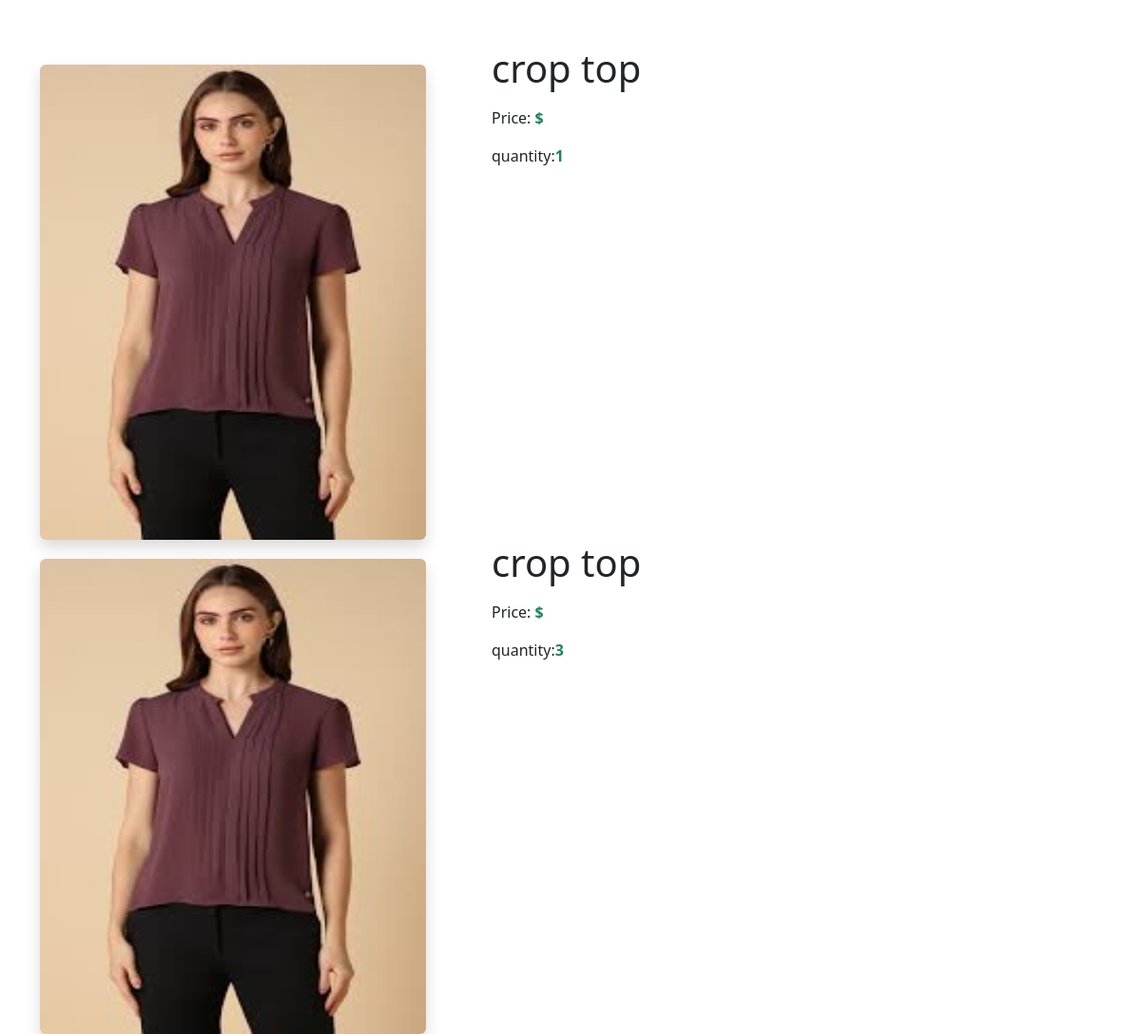
Page /bookings (signed in) on the committed database.
### demo_app/models.py (models this page shows)
class Buy(models.Model) :
    product=models.ForeignKey(Product,on_delete=models.CASCADE)
    user=models.ForeignKey(User,on_delete=models.CASCADE)
    qty=models.IntegerField()
    price=models.IntegerField()
    date=models.DateField(auto_now_add=True)

class Product(models.Model):
    pid=models.TextField()
    name=models.TextField()
    des=models.TextField()
    price=models.IntegerField()
    offer_price=models.IntegerField()
    stock=models.IntegerField()
    img=models.FileField()

### demo_app/views.py (the view)
# urls.py: path('bookings',views.bookings),
def bookings(req):
    user=User.objects.get(username=req.session['user'])
    buy=Buy.objects.filter(user=user)[::-1]
    return render(req,'user/bookings.html',{'bookings':buy})

### templates/user/bookings.html (shortened to what this page needs)
<!DOCTYPE html>
<html lang="en">
<head>
    <link href="https://cdn.jsdelivr.net/npm/bootstrap@5.3.3/dist/css/bootstrap.min.css" rel="stylesheet">
</head>
<body>
  <div class="container mt-5">
    <div class="row">
      {% for i in bookings %}
        <div class="col-md-5" style="margin-top: 20px;">
            <img src="{{ i.product.img.url }}" alt="Product Image" class="img-fluid rounded shadow" style="height: 500px;width: 90%;">
        </div>
        <div class="col-md-7">
            <h1 class="mb-3">{{ i.product.name }}</h1>
            <p>Price: <span class="text-success fw-bold">${{ i.offer_price }}</span></p>
            <p>quantity:<span class="text-success fw-bold">{{i.qty}}</span>
        </div>
        {% endfor %}
    </div>
</div>
</body>
</html>

### rows in the picture
Buy: product.img (picture), product.name "crop top", qty "1"
Buy: product.img (picture), product.name "crop top", qty "3"
